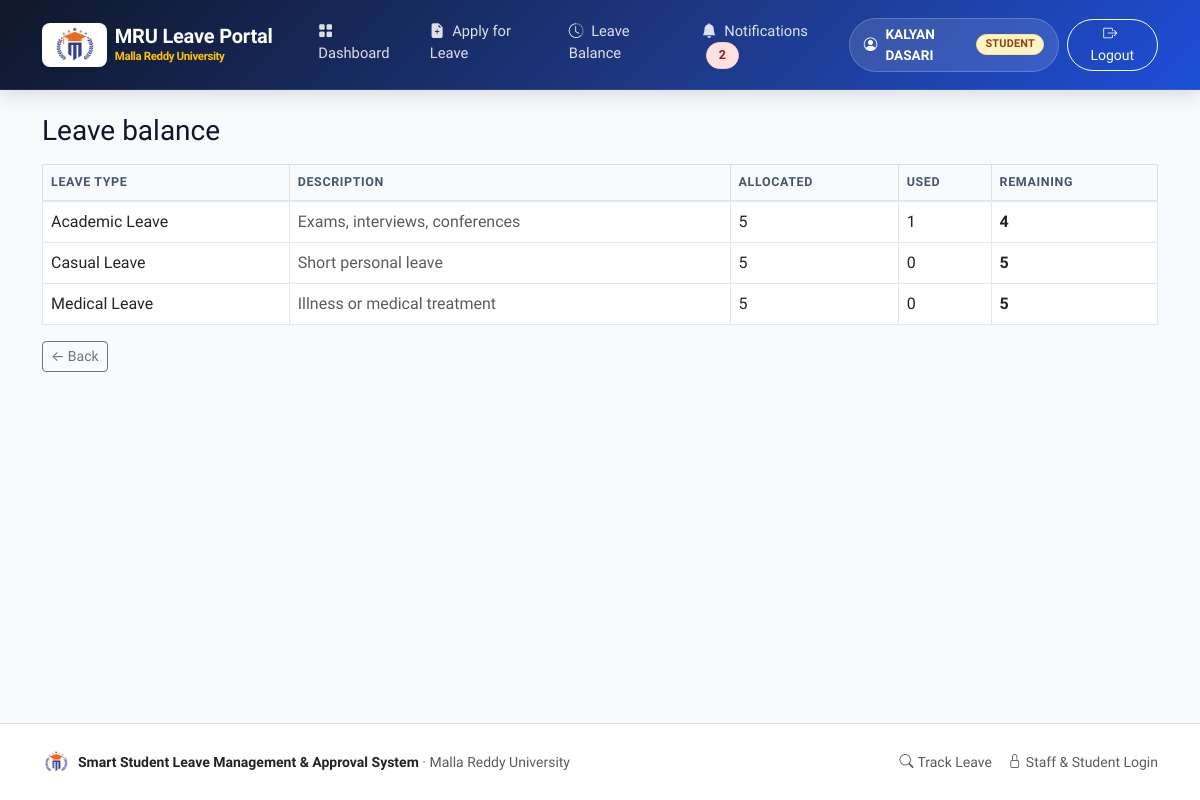
/student/balances (signed in), run on the app's committed database.
### tables this page shows
CREATE TABLE users (
    id INTEGER PRIMARY KEY AUTOINCREMENT,
    name TEXT NOT NULL,
    roll_no TEXT,
    email TEXT NOT NULL COLLATE NOCASE UNIQUE,
    password_hash TEXT NOT NULL,
    role TEXT NOT NULL CHECK (role IN ('student', 'faculty', 'hod', 'admin')),
    department_id INTEGER REFERENCES departments(id),
    branch_id INTEGER REFERENCES branches(id),
    active INTEGER NOT NULL DEFAULT 1,
    created_at TEXT NOT NULL
);

CREATE TABLE leave_balances (
    id INTEGER PRIMARY KEY AUTOINCREMENT,
    student_id INTEGER NOT NULL REFERENCES users(id),
    leave_type_id INTEGER NOT NULL REFERENCES leave_types(id),
    academic_year TEXT NOT NULL,
    allocated INTEGER NOT NULL DEFAULT 0,
    used INTEGER NOT NULL DEFAULT 0,
    remaining INTEGER NOT NULL DEFAULT 0,
    UNIQUE (student_id, leave_type_id, academic_year)
);

CREATE TABLE leave_types (
    id INTEGER PRIMARY KEY AUTOINCREMENT,
    name TEXT NOT NULL UNIQUE,
    description TEXT NOT NULL DEFAULT '',
    max_days INTEGER NOT NULL DEFAULT 10,
    requires_document INTEGER NOT NULL DEFAULT 0,
    hod_required INTEGER NOT NULL DEFAULT 0,
    active INTEGER NOT NULL DEFAULT 1
);

### leave_management/student.py (the view)
@bp.route("/balances")
@roles_required("student")
def balances():
    _ensure_student_balances(g.user["id"])
    rows = query(
        """SELECT b.*, t.name AS leave_type_name, t.description
           FROM leave_balances b JOIN leave_types t ON t.id = b.leave_type_id
           WHERE b.student_id = ? ORDER BY t.name""",
        (g.user["id"],),
    )
    return render_template("student/balances.html", balances=rows, year=academic_year(date.today()))

### leave_management/db.py (called while the page is built)
def get_db() -> sqlite3.Connection:
    if "db" not in g:
        g.db = sqlite3.connect(current_app.config["DATABASE"])
        g.db.row_factory = sqlite3.Row
        g.db.execute("PRAGMA foreign_keys = ON")
    return g.db

def query(sql: str, args=(), one: bool = False):
    cur = get_db().execute(sql, args)
    rows = cur.fetchall()
    cur.close()
    if one:
        return rows[0] if rows else None
    return rows

### leave_management/notify.py (called while the page is built)
def unread_count(user_id) -> int:
    row = query(
        "SELECT COUNT(*) AS n FROM notifications WHERE recipient_id = ? AND is_read = 0 AND channel = 'in_app'",
        (user_id,),
        one=True,
    )
    return row["n"] if row else 0

### leave_management/security.py (called while the page is built)
def load_user():
    user_id = session.get("user_id")
    g.user = None
    if user_id:
        g.user = query(
            """SELECT u.*, d.name AS department_name, b.name AS branch_name
               FROM users u
               LEFT JOIN departments d ON d.id = u.department_id
               LEFT JOIN branches b ON b.id = u.branch_id
               WHERE u.id = ? AND u.active = 1""",
            (user_id,),
            one=True,
        )
        if g.user is None:
            session.pop("user_id", None)

def roles_required(*roles):
    def decorator(view):
        @wraps(view)
        def wrapper(*args, **kwargs):
            if g.user is None:
                flash("Please sign in to continue.", "warning")
                return redirect(url_for("auth.login", next=request.path))
            if g.user["role"] not in roles:
                abort(403)
            return view(*args, **kwargs)
        return wrapper
    return decorator

### leave_management/student.py (called while the page is built)
def _ensure_student_balances(student_id):
    year = academic_year(date.today())
    active_types = query("SELECT id FROM leave_types WHERE active = 1")
    for lt in active_types:
        row = query(
            "SELECT id FROM leave_balances WHERE student_id = ? AND leave_type_id = ? AND academic_year = ?",
            (student_id, lt["id"], year),
            one=True,
        )
        if not row:
            execute(
                """INSERT INTO leave_balances (student_id, leave_type_id, academic_year, allocated, used, remaining)
                   VALUES (?, ?, ?, 5, 0, 5)""",
                (student_id, lt["id"], year),
            )

### leave_management/validators.py (called while the page is built)
def academic_year(day: date) -> str:
    if day.month >= 7:
        return f"{day.year}-{str(day.year + 1)[2:]}"
    return f"{day.year - 1}-{str(day.year)[2:]}"

### templates/student/balances.html (shortened to what this page needs)
{% extends "base.html" %}
{% block content %}
<h3 class="mb-3">Leave balance</h3>
{% if not balances %}
<div class="alert alert-light border text-center py-5 text-muted">No leave balances have been allocated yet. Contact your administrator.</div>
{% else %}
<div class="table-responsive">
  <table class="table table-bordered align-middle">
    <thead class="table-light">
      <tr><th>Leave type</th><th>Description</th><th>Allocated</th><th>Used</th><th>Remaining</th></tr>
    </thead>
    <tbody>
      {% for b in balances %}
      <tr>
        <td>{{ b.leave_type_name }}</td>
        <td class="text-muted">{{ b.description or '-' }}</td>
        <td>{{ b.allocated }}</td>
        <td>{{ b.used }}</td>
        <td><strong class="{{ 'text-danger' if b.remaining <= 0 else '' }}">{{ b.remaining }}</strong></td>
      </tr>
      {% endfor %}
    </tbody>
  </table>
</div>
{% endif %}
<a href="{{ url_for('student.dashboard') }}" class="btn btn-outline-secondary btn-sm">&larr; Back</a>
{% endblock %}

### templates/base.html (shortened to what this page needs)
<!DOCTYPE html>
<html lang="en">
<head>
  <link href="https://cdn.jsdelivr.net/npm/bootstrap@5.3.0/dist/css/bootstrap.min.css" rel="stylesheet">
  <link href="https://cdn.jsdelivr.net/npm/bootstrap-icons@1.11.3/font/bootstrap-icons.min.css" rel="stylesheet">
  <link href="{{ url_for('static', filename='styles.css') }}" rel="stylesheet">
</head>
<body>
<nav class="navbar navbar-expand-lg mru-navbar no-print">
  <div class="container">
    <a class="navbar-brand mru-brand-title d-flex align-items-center gap-2" href="{{ url_for('main.dashboard') }}">
      <div class="bg-white rounded-3 px-2 py-1 shadow-sm d-flex align-items-center justify-content-center border border-white border-opacity-50" style="height: 44px;">
        <img src="{{ url_for('static', filename='images/mru-logo.png') }}" alt="Malla Reddy University" style="height: 36px; width: auto; object-fit: contain;">
      </div>
      <div class="d-flex flex-column">
        <span class="fw-bold fs-5 text-white" style="letter-spacing: -0.01em; line-height: 1.15;">MRU Leave Portal</span>
        <span class="text-warning small" style="font-size: 0.72rem; font-weight: 600;">Malla Reddy University</span>
      </div>
    </a>
    <div class="collapse navbar-collapse" id="nav">
      <ul class="navbar-nav me-auto ps-lg-3">
        {% if current_user %}
          {% if current_user.role == 'student' %}
            <li class="nav-item"><a class="nav-link" href="{{ url_for('student.dashboard') }}"><i class="bi bi-grid-fill me-1"></i> Dashboard</a></li>
            <li class="nav-item"><a class="nav-link" href="{{ url_for('student.new_request') }}"><i class="bi bi-file-earmark-plus-fill me-1"></i> Apply for Leave</a></li>
            <li class="nav-item"><a class="nav-link" href="{{ url_for('student.balances') }}"><i class="bi bi-clock-history me-1"></i> Leave Balance</a></li>
          {% elif current_user.role in ('faculty', 'hod') %}
            <li class="nav-item"><a class="nav-link" href="{{ url_for('review.dashboard') }}"><i class="bi bi-clipboard-check-fill me-1"></i> Review Queue</a></li>
          {% endif %}
          <li class="nav-item">
            <a class="nav-link" href="{{ url_for('main.notifications') }}">
              <i class="bi bi-bell-fill me-1"></i> Notifications
              {% if unread_count %}<span class="badge bg-danger rounded-pill ms-1">{{ unread_count }}</span>{% endif %}
            </a>
          </li>
        {% else %}
          <li class="nav-item"><a class="nav-link" href="{{ url_for('main.dashboard') }}"><i class="bi bi-house-door-fill me-1"></i> Home</a></li>
          <li class="nav-item"><a class="nav-link" href="{{ url_for('main.track') }}"><i class="bi bi-search me-1"></i> Track Leave</a></li>
        {% endif %}
      </ul>
      <ul class="navbar-nav align-items-lg-center gap-2">
        {% if current_user %}
          <li class="nav-item">
            <div class="user-pill">
              <i class="bi bi-person-circle"></i>
              <span>{{ current_user.name }}</span>
              <span class="badge bg-warning text-dark text-uppercase py-1 px-2" style="font-size: 0.68rem;">{{ current_user.role }}</span>
            </div>
          </li>
          <li class="nav-item">
            <form method="post" action="{{ url_for('auth.logout') }}" class="d-inline">
              <button class="btn btn-outline-light btn-sm px-3 rounded-pill">
                <i class="bi bi-box-arrow-right me-1"></i> Logout
              </button>
            </form>
          </li>
        {% endif %}
      </ul>
    </div>
  </div>
</nav>
<main class="container py-4">
  {% block content %}{% endblock %}
</main>
<footer class="mt-auto py-4 bg-white border-top text-muted small no-print">
  <div class="container d-flex flex-column flex-md-row justify-content-between align-items-center gap-3">
    <div class="d-flex align-items-center gap-2">
      <img src="{{ url_for('static', filename='images/mru-logo.png') }}" alt="MRU Logo" style="height: 28px; width: 28px; object-fit: contain;">
      <span><strong class="text-dark">Smart Student Leave Management &amp; Approval System</strong> &middot; Malla Reddy University</span>
    </div>
    <div class="d-flex gap-3">
      <a href="{{ url_for('main.track') }}" class="text-decoration-none text-muted"><i class="bi bi-search me-1"></i>Track Leave</a>
      <a href="{{ url_for('auth.login') }}" class="text-decoration-none text-muted"><i class="bi bi-lock me-1"></i>Staff &amp; Student Login</a>
    </div>
  </div>
</footer>
</body>
</html>

### static/styles.css (style rules this page uses)
:root { --primary: #1e40af; --primary-dark: #1e3a8a; --primary-light: #3b82f6; --primary-soft: #eff6ff; --primary-gradient: linear-gradient(135deg, #1e3a8a 0%, #2563eb 50%, #3b82f6 100%); --hero-gradient: linear-gradient(135deg, #0f172a 0%, #1e3a8a 60%, #1d4ed8 100%); --accent-gold: #f59e0b; --accent-gold-soft: #fef3c7; --success: #10b981; --warning: #f59e0b; --danger: #ef4444; --info: #06b6d4; --slate-50: #f8fafc; --slate-100: #f1f5f9; --slate-200: #e2e8f0; --slate-300: #cbd5e1; --slate-600: #475569; --slate-700: #334155; --slate-900: #0f172a; --shadow-sm: 0 1px 3px rgba(0, 0, 0, 0.06), 0 1px 2px rgba(0, 0, 0, 0.04); --shadow-md: 0 4px 6px -1px rgba(0, 0, 0, 0.07), 0 2px 4px -2px rgba(0, 0, 0, 0.05); --shadow-lg: 0 10px 25px -3px rgba(15, 23, 42, 0.08), 0 4px 10px -4px rgba(15, 23, 42, 0.04); --shadow-xl: 0 20px 30px -5px rgba(15, 23, 42, 0.12), 0 8px 12px -6px rgba(15, 23, 42, 0.06); --radius-sm: 0.375rem; --radius-md: 0.75rem; --radius-lg: 1rem; --radius-xl: 1.5rem; }
body { font-family: 'Plus Jakarta Sans', 'Inter', -apple-system, BlinkMacSystemFont, "Segoe UI", Roboto, sans-serif; background-color: var(--slate-50); color: var(--slate-900); min-height: 100vh; display: flex; flex-direction: column; -webkit-font-smoothing: antialiased; }
main { flex: 1 0 auto; }
.mru-navbar { background: var(--hero-gradient) !important; box-shadow: 0 4px 20px rgba(15, 23, 42, 0.15); border-bottom: 1px solid rgba(255, 255, 255, 0.1); padding: 0.75rem 0; }
.mru-brand-title { font-weight: 800; letter-spacing: -0.02em; font-size: 1.25rem; color: #ffffff !important; display: flex; align-items: center; gap: 0.6rem; }
.nav-link { font-weight: 500; font-size: 0.92rem; color: rgba(255, 255, 255, 0.85) !important; padding: 0.5rem 0.85rem !important; border-radius: 0.5rem; transition: all 0.2s ease; }
.user-pill { background: rgba(255, 255, 255, 0.12); border: 1px solid rgba(255, 255, 255, 0.2); padding: 0.35rem 0.85rem; border-radius: 9999px; color: #ffffff; font-size: 0.85rem; font-weight: 600; display: flex; align-items: center; gap: 0.5rem; }
.badge { font-weight: 600; letter-spacing: 0.02em; padding: 0.4rem 0.75rem; border-radius: 9999px; font-size: 0.78rem; }
.badge.bg-warning, .badge-pending { background-color: #fef3c7 !important; color: #92400e !important; border: 1px solid #fde68a; }
.badge.bg-danger, .badge-rejected { background-color: #fee2e2 !important; color: #991b1b !important; border: 1px solid #fecaca; }
.table { border-color: var(--slate-200); }
.table thead th { background-color: var(--slate-50); color: var(--slate-600); font-size: 0.78rem; font-weight: 700; text-transform: uppercase; letter-spacing: 0.05em; border-bottom: 2px solid var(--slate-200); }

### data on the page
users: name "KALYAN DASARI", role "STUDENT"
leave_balances: leave_type_name "Academic Leave", description "Exams, interviews, conferences", allocated "5", used "1", remaining "4"
leave_balances: leave_type_name "Casual Leave", description "Short personal leave", allocated "5", used "0", remaining "5"
leave_balances: leave_type_name "Medical Leave", description "Illness or medical treatment", allocated "5", used "0", remaining "5"

### other printed values
{{ unread_count }} "2"
